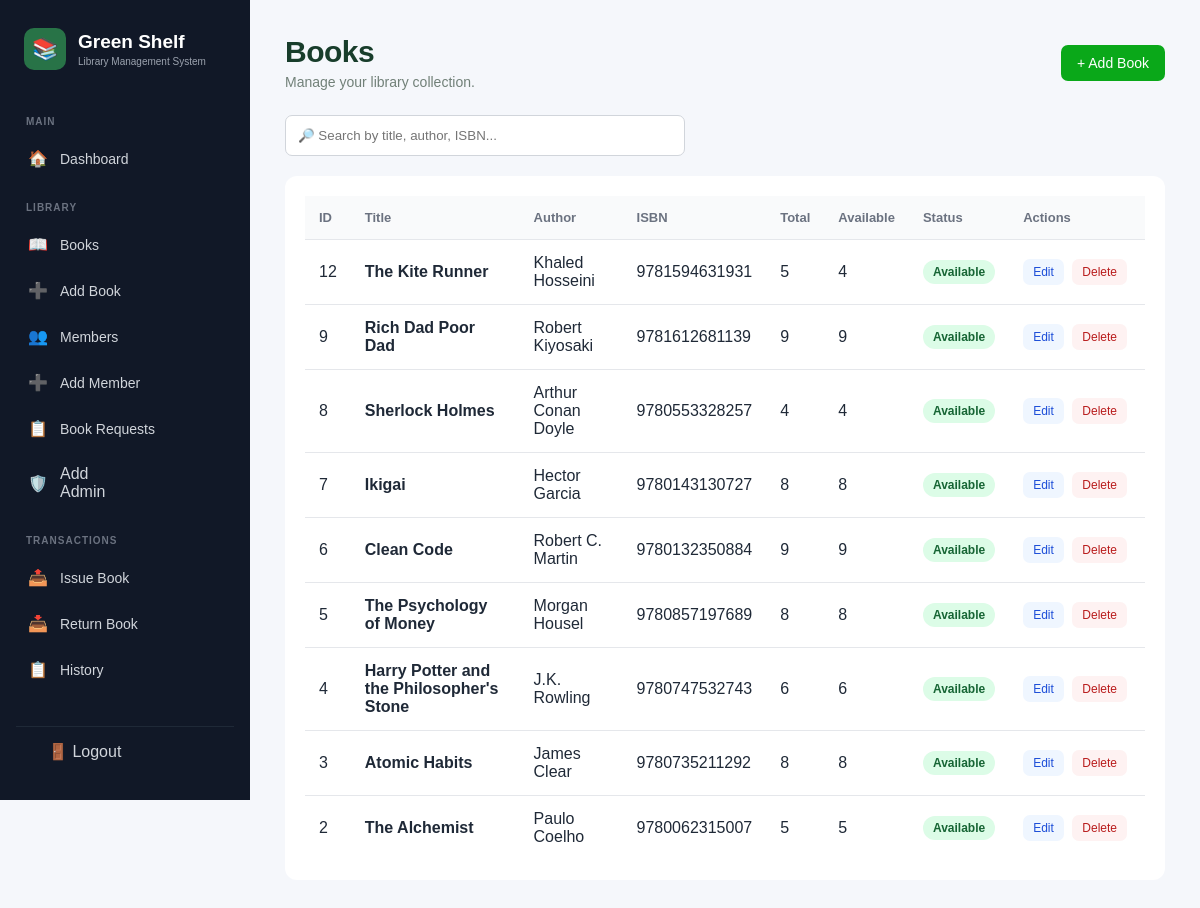
The page /books/manage.php (signed in) on the database its author committed.
### tables this page shows
CREATE TABLE `books` (
  `id` int(11) NOT NULL,
  `title` varchar(150) NOT NULL,
  `author` varchar(100) NOT NULL,
  `isbn` varchar(50) DEFAULT NULL,
  `category` varchar(100) DEFAULT NULL,
  `quantity` int(11) NOT NULL DEFAULT 1,
  `available` int(11) NOT NULL DEFAULT 1,
  `created_at` timestamp NOT NULL DEFAULT current_timestamp()
);

### books/manage.php (the view, shortened to what this page needs)
<?php
require_once __DIR__ . "/../config/db.php";
$sql = "SELECT * FROM books ORDER BY id DESC";
$result = mysqli_query($conn, $sql);
?>
<!DOCTYPE html>
<html lang="en">
<head>
    <link rel="stylesheet" href="../assets/css/style.css">
</head>
<body>
<?php include __DIR__ . "/../includes/sidebar.php"; ?>
<main>
    <div class="page-title page-title-row">
        <div>
            <h1>Books</h1>
            <p>Manage your library collection.</p>
        </div>
        <a href="add.php" class="btn btn-primary">
            + Add Book
        </a>
    </div>
    <div class="search-box">
        <input
            type="text"
            id="bookSearch"
            placeholder="🔎 Search by title, author, ISBN..."
        >
    </div>
    <div class="table-container">
        <table id="booksTable">
            <thead>
                <tr>
                    <th>ID</th>
                    <th>Title</th>
                    <th>Author</th>
                    <th>ISBN</th>
                    <th>Total</th>
                    <th>Available</th>
                    <th>Status</th>
                    <th>Actions</th>
                </tr>
            </thead>
            <tbody>
            <?php while ($book = mysqli_fetch_assoc($result)): ?>
                <tr>
                    <td>
                        <?php echo $book["id"]; ?>
                    </td>
                    <td>
                        <strong>
                            <?php echo htmlspecialchars($book["title"]); ?>
                        </strong>
                    </td>
                    <td>
                        <?php echo htmlspecialchars($book["author"]); ?>
                    </td>
                    <td>
                        <?php echo htmlspecialchars($book["isbn"]); ?>
                    </td>
                    <td>
                        <?php echo $book["quantity"]; ?>
                    </td>
                    <td>
                        <?php echo $book["available"]; ?>
                    </td>
                    <td>
                        <?php if ($book["available"] > 0): ?>
                            <span class="status status-available">
                                Available
                            </span>
                        <?php else: ?>
                            <span class="status status-unavailable">
                                Unavailable
                            </span>
                        <?php endif; ?>
                    </td>
                    <td class="actions">
                        <a
                            href="edit.php?id=<?php echo $book["id"]; ?>"
                            class="btn btn-small btn-edit"
                        >
                            Edit
                        </a>
                        <a
                            href="delete.php?id=<?php echo $book["id"]; ?>"
                            class="btn btn-small btn-delete"
                            onclick="return confirmDelete();"
                        >
                            Delete
                        </a>
                    </td>
                </tr>
            <?php endwhile; ?>
            </tbody>
        </table>
    </div>
</main>
</body>
</html>

### assets/css/style.css (style rules this page uses)
* { box-sizing: border-box; margin: 0; padding: 0; }
body { font-family: Arial, sans-serif; background: #f5f7fb; color: #1f2937; min-height: 100vh; }
main { margin-left: 250px; padding: 35px; }
.page-title { margin-bottom: 25px; }
.page-title h1 { font-size: 28px; }
.page-title p { color: #6b7280; margin-top: 5px; }
.btn { display: inline-block; padding: 10px 16px; border-radius: 7px; text-decoration: none; border: none; cursor: pointer; font-size: 14px; }
.btn-primary { background: #0aa819; color: white; }
.table-container { background: white; padding: 20px; border-radius: 12px; overflow-x: auto; }
table { width: 100%; border-collapse: collapse; }
th { text-align: left; background: #f9fafb; color: #6b7280; font-size: 13px; padding: 14px; }
td { padding: 14px; border-top: 1px solid #e5e7eb; }
.search-box { margin-bottom: 20px; }
.search-box input { width: 100%; max-width: 400px; padding: 12px; border: 1px solid #d1d5db; border-radius: 7px; }
.page-title-row { display: flex; align-items: center; justify-content: space-between; gap: 20px; }
.status { display: inline-block; padding: 5px 10px; border-radius: 20px; font-size: 12px; font-weight: 600; }
.status-available { background: #dcfce7; color: #166534; }
.actions { white-space: nowrap; }
.btn-small { padding: 6px 10px; font-size: 12px; margin-right: 4px; }
.btn-edit { background: #eff6ff; color: #1d4ed8; }
.btn-delete { background: #fef2f2; color: #b91c1c; }
.search-box input { background: white; border: 1px solid #d1d5db; transition: 0.2s; }
.page-title h1 { color: #183d2b; font-size: 30px; font-weight: 700; letter-spacing: -0.5px; }
.page-title p { color: #718078; font-size: 14px; }
html { scroll-behavior: smooth; }

### rows shown on the page
books: id "12", title "The Kite Runner", author "Khaled Hosseini", isbn "9781594631931", quantity "5", available "4", shows "Available"
books: id "9", title "Rich Dad Poor Dad", author "Robert Kiyosaki", isbn "9781612681139", quantity "9", available "9", shows "Available"
books: id "8", title "Sherlock Holmes", author "Arthur Conan Doyle", isbn "9780553328257", quantity "4", available "4", shows "Available"
books: id "7", title "Ikigai", author "Hector Garcia", isbn "9780143130727", quantity "8", available "8", shows "Available"
books: id "6", title "Clean Code", author "Robert C. Martin", isbn "9780132350884", quantity "9", available "9", shows "Available"
books: id "5", title "The Psychology of Money", author "Morgan Housel", isbn "9780857197689", quantity "8", available "8", shows "Available"
books: id "4", title "Harry Potter and the Philosopher's Stone", author "J.K. Rowling", isbn "9780747532743", quantity "6", available "6", shows "Available"
books: id "3", title "Atomic Habits", author "James Clear", isbn "9780735211292", quantity "8", available "8", shows "Available"
books: id "2", title "The Alchemist", author "Paulo Coelho", isbn "9780062315007", quantity "5", available "5", shows "Available"
